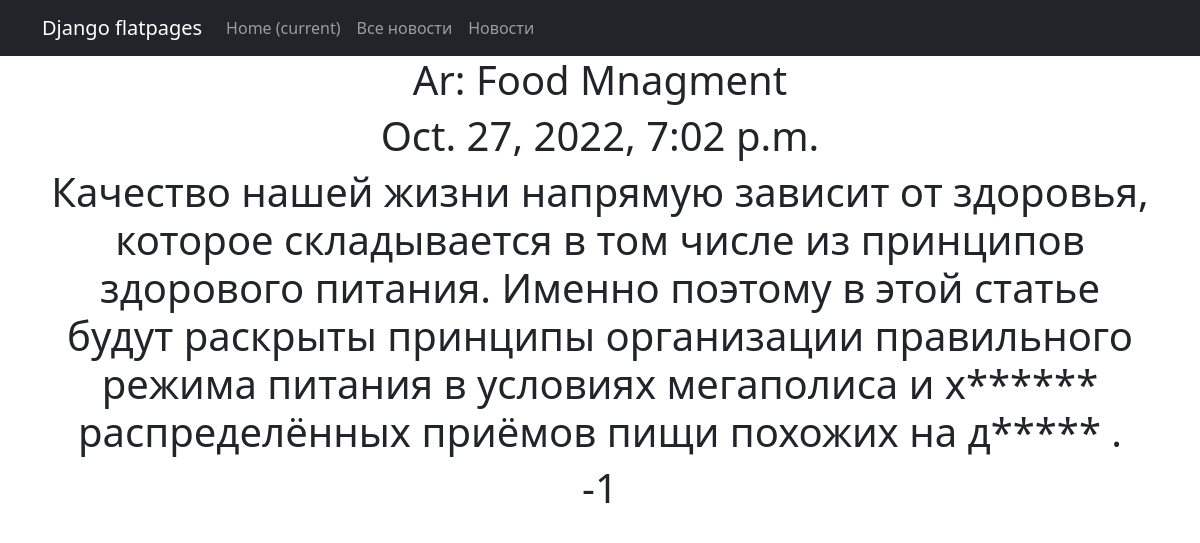
Screenshot of /news/1 with the database file from the repository.
### news/models.py (models this page shows, shortened)
class Post(models.Model):
    author = models.ForeignKey(Author, on_delete=models.CASCADE)
    ARTICLE = "AR"
    NEWS = "NW"
    CATEGORY_CHOICES = (
        (ARTICLE, "Статья"),
        (NEWS, "Новость")
    )
    categoryTypes = models.CharField(max_length=2, choices=CATEGORY_CHOICES, default=ARTICLE)
    dateCreation = models.DateTimeField(auto_now_add=True)
    postCategory = models.ManyToManyField(Category, through="PostCategory")
    title = models.CharField(max_length=256)
    text = models.TextField()
    rating = models.IntegerField(default=0)
    def __str__(self):
        return f'{self.categoryTypes.title()}: {self.title[:20]}'

### news/views.py (the view)
# urls.py: path('<int:pk>', PostDetail.as_view()),
class PostDetail(DetailView):
    model = Post
    ordering = 'name'
    template_name = 'news_id.html'
    context_object_name = 'post'

### news/templatetags/custom_filters.py (called while the page is built)
@register.filter()
def censor(value):
    if not isinstance(value, str):
        raise TypeError(f"unresolved type '{type(value)}' expected type 'str'")
    for word in value.split():
        if word.lower() in censor_list:
            value = value.replace(word, f"{word[0]}{'*' * (len(word) - 1)}")
    return value

### news/templates/news_id.html (shortened to what this page needs)
{% extends 'flatpages/default.html' %}
{% load custom_filters %}
{% load custom_tags %}
{% block content %}
<h1>{{ post }}</h1>
<h1>{{post.dateCreation}}</h1>
<h1>{{post.text|censor}}</h1>
<h1>{{post.rating}}</h1>
{% endblock content %}

### rows the page displays
Post: categoryTypes+title "Ar: Food Mnagment", dateCreation "Oct. 27, 2022, 7:02 p.m.", text|censor "Качество нашей жизни напрямую зависит от здоровья, которое складывается в том числе из принципов здорового питания. Именно поэтому в этой статье будут раскрыты принципы организации правильного режима питания в условиях мегаполиса и х****** распределённых приёмов пищи похожих на д***** .", rating "-1"
